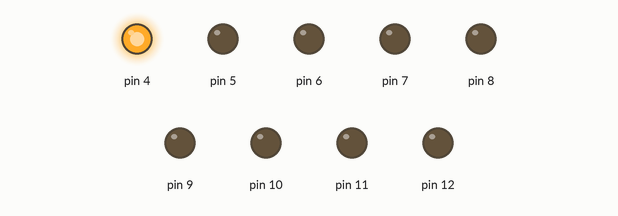
Recording of a sketch running on a simulated Arduino Uno, built with avr-gcc and run on an emulated ATmega328P. Parts: output pins drawn as LEDs (lit = HIGH). Pins used as bus, display or sensor lines are not drawn.

Above: at 0.05 s.
At 0.35 s:
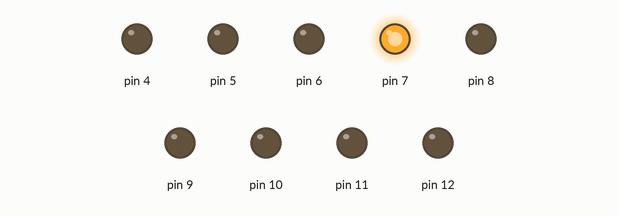
At 0.75 s:
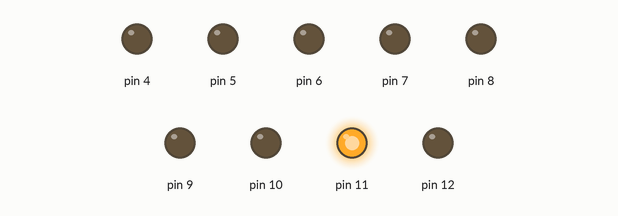
At 1.6 s:
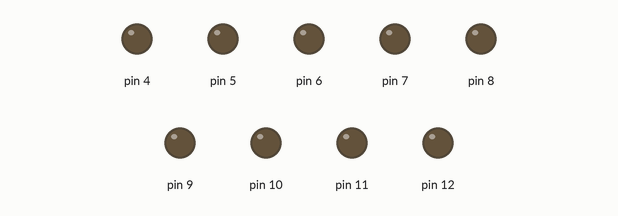
At 2.7 s:
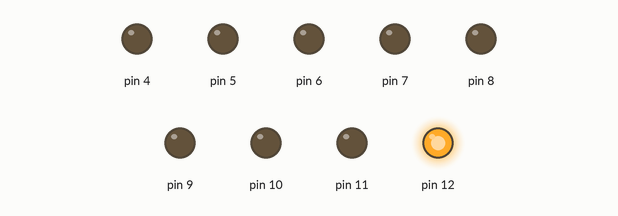
At 4.05 s:
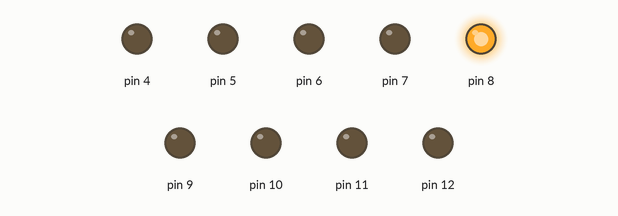
Timing chart, 0 to 4.3 s (numbered marks = the images above):
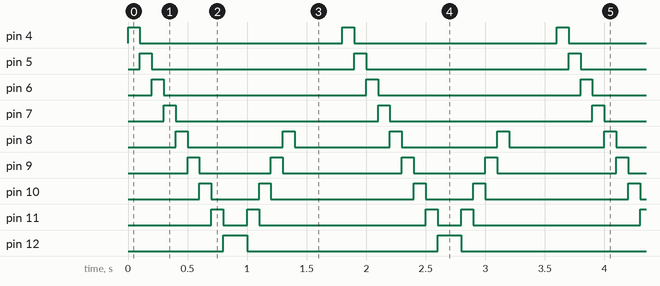

Measured:
- by itself, pin 4–7: alternates HIGH for 0.10 s and LOW for 1.7 s
- by itself, pin 8: alternates HIGH for 0.10 s and LOW for 0.80 s
- by itself, pin 9: repeats every 1.8 s: LOW 0.60 s, HIGH 0.10 s, LOW 1.0 s, HIGH 0.10 s
- by itself, pin 10: repeats every 1.8 s: LOW 0.40 s, HIGH 0.10 s, LOW 1.2 s, HIGH 0.10 s
- by itself, pin 11: repeats every 1.8 s: LOW 0.20 s, HIGH 0.10 s, LOW 1.4 s, HIGH 0.10 s
- by itself, pin 12: alternates HIGH for 0.20 s and LOW for 1.6 s

The sketch:

KitBits.ino
```cpp
#define PAUSA 100

void setup() {  DDRB=B00111111; // 63
 DDRD=B11110000;
 }
void loop() {

  /*PORTB=B00000010; x2
  delay(100);
  PORTB=PORTB*2;
  //PORTB=B00000100; x2
  delay(100);
  PORTB=B00001000; x2
  ....
  */
  PORTB=0;
  PORTD=B00010000;
  for(int i=1;i<4;i++)
  { delay(PAUSA); PORTD=PORTD<<1; }
  delay(PAUSA);   PORTD=0;
  PORTB=B00000001;
  for(int i=1;i<6;i++)
  { delay(PAUSA); PORTB=PORTB<<1; }

  for(int i=1;i<6;i++)
  { PORTB=PORTB>>1; delay(PAUSA);}
  PORTB=0;
  for(int i=1;i<4;i++)
  { delay(PAUSA);  PORTD=PORTD>>1; }
  delay(PAUSA);
  PORTD=0;
}
```
